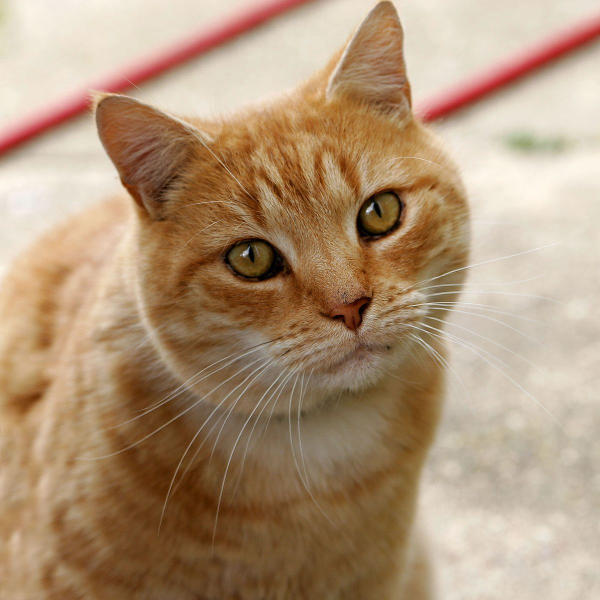
#> input picture data/cat.jpg, 1200 x 1199 px, found by its file name (shown at 1/2 size)
$ jupyter execute --allow-errors Lab1_Basic_Image_Processing.ipynb   (shell and % lines are left out)
#> lines starting #> are read from the running program, lines starting #| are printed output that depends on the picture; after the words box and inside, x2 and y2 are one past the last pixel; in counts of white or black regions, pixels touching at a corner belong together
# Getting started with OpenCV
OpenCV is the most widely used framework for computer vision tasks. It supports a wide variety of algorithms related to computer vision and machine learning and it is expanding day-by-day.

The purpose if this exercise is for you to get some hands-on experience with OpenCV by solving some basic image processing tasks.

The best place to start is here: https://opencv24-python-tutorials.readthedocs.io/en/latest/py_tutorials/py_tutorials.html

## Mount your Google Drive
Make a copy of this notebook in your Google Drive. And yes, you need to mount your Drive every time you start working on a notebook.

[cell 1]
from google.colab import drive
drive.mount('/content/gdrive')

## Task 1 - Core operations
You will learn some basic operations with OpenCV.

First, lets download an image to work on:

[cell 2]
import urllib.request

url = "https://github.com/klaverhenrik/Deep-Learning-for-Visual-Recognition-2021/raw/main/data/cat.jpg"
urllib.request.urlretrieve(url,'/content/gdrive/My Drive/cat.jpg')

# Check that the file is in your Drive

[cell 3]
import cv2
import numpy as np
import matplotlib.pyplot as plt

### Task 1.1
Load the image from your Drive using OpenCV's imread function (not Pillow!).

Then display the image using Matplotlib (OpenCV's imshow function will not work in a notebook)

#> (a cell that did not finish here is left out)

### Questions 1.1
1. What is the size of the image?
2. How many color channels does it have?
3. Why do the colors look so weird?

### Tasks 1.2
Run this piece of code:

#> (a cell that did not finish here is left out)

### Questions 1.2
1. What just happened?

### Task 1.3
Let's do some pixel operations:

(Need help? OpenCV images are simply Numpy arrays. Look under indexing in the Numpy tutorial: https://github.com/klaverhenrik/Deep-Learning-for-Visual-Recognition-2021/blob/main/Lab1_Tutorial.ipynb)

#> (a cell that did not finish here is left out)

### Questions 1.3
1. Where is the origin of the image coordinate system?
2. What is the direction of the first coordinate/axis?
3. What is the direction of the second coordinate/axis?
4. Oh, and what does the function cv2.cvtColor do?

## Task 2
You will learn some basic image processing.

Where to find inspiration:
* https://opencv24-python-tutorials.readthedocs.io/en/latest/py_tutorials/py_core/py_basic_ops/py_basic_ops.html#basic-ops
* https://opencv24-python-tutorials.readthedocs.io/en/latest/py_tutorials/py_imgproc/py_colorspaces/py_colorspaces.html
* https://opencv24-python-tutorials.readthedocs.io/en/latest/py_tutorials/py_imgproc/py_thresholding/py_thresholding.html
* https://opencv24-python-tutorials.readthedocs.io/en/latest/py_tutorials/py_imgproc/py_geometric_transformations/py_geometric_transformations.html
* https://opencv24-python-tutorials.readthedocs.io/en/latest/py_tutorials/py_imgproc/py_contours/py_table_of_contents_contours/py_table_of_contents_contours.html

### Task 2.1
Lets do some simple geometric transformations of the cat image:

[cell 7]
#Reload cat image
img = cv2.imread('/content/gdrive/My Drive/cat.jpg')
#> img is the input picture: shape (1199, 1200, 3); mean B, G, R 120.7, 148.8, 175.9

# Convert to grayscale
img = cv2.cvtColor(img, cv2.COLOR_BGR2GRAY)
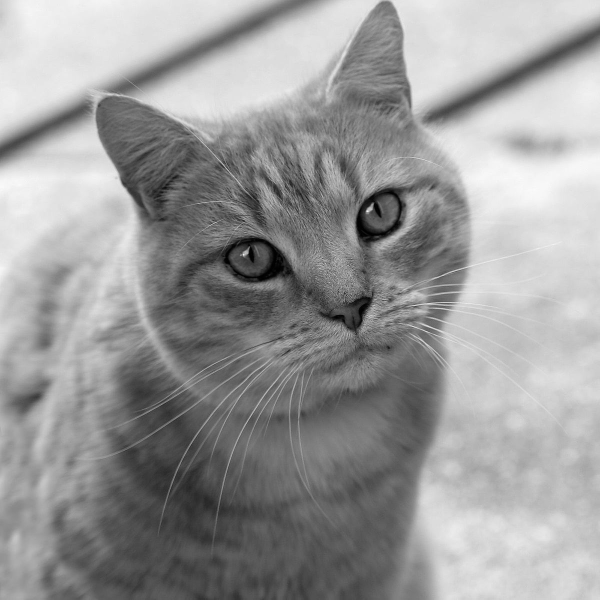
#> img: shape (1199, 1200) (shown at 1/2 size); min 0, max 255, mean 153.7

# Resize img to size 100 by 100
#img = <your code goes here>

# Now, rotate the resized image 35 degrees counter clockwise
angle = 35
rows,cols = img.shape
#> rows = 1199; cols = 1200
M = cv2.getRotationMatrix2D((cols/2,rows/2),angle,1)
img = cv2.warpAffine(img,M,(cols,rows))
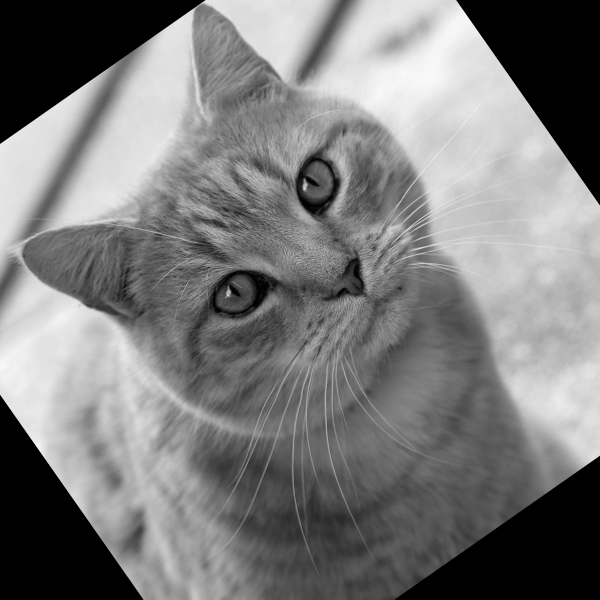
#> img: shape (1199, 1200) (shown at 1/2 size); min 0, max 250, mean 123.4

# Display
plt.imshow(img, cmap='gray')

### Questions 2.1
1. How would you use cv2.resize to scale the image to half the original size?
2. What do you think the matrix M does? Hint: See [here](https://opencv24-python-tutorials.readthedocs.io/en/latest/py_tutorials/py_imgproc/py_geometric_transformations/py_geometric_transformations.html)
3. What happens if you delete cmap='gray' in plt.imshow?

### Task 2.2
Let's try another image:

[cell 8]
import urllib.request

url = "https://github.com/klaverhenrik/Deep-Learning-for-Visual-Recognition-2021/raw/main/data/sudoku.jpg"
urllib.request.urlretrieve(url,'/content/gdrive/My Drive/sudoku.jpg')

# Check that the file is in your Drive

Display the image:

[cell 9]
# Load sudoku image
img = cv2.imread('/content/gdrive/My Drive/sudoku.jpg')
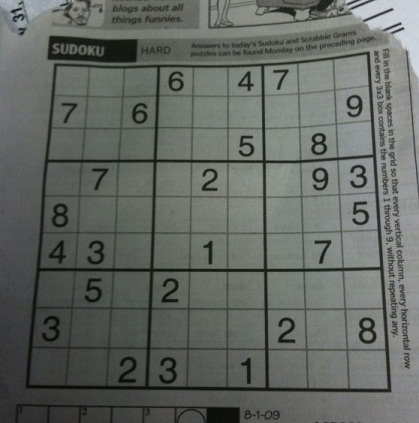
#> input picture data/sudoku.jpg, 419 x 423 px, found by its file name
#> img is the input picture: shape (423, 419, 3); mean B, G, R 98.9, 103.6, 99.4

# Convert to grayscale
img = cv2.cvtColor(img, cv2.COLOR_BGR2GRAY)
#> img: shape (423, 419)

# Display
plt.imshow(img, cmap='gray')

Do some magic!

[cell 10]
rows,cols = img.shape
#> rows = 423; cols = 419

pts1 = np.float32([[56,65],[368,52],[28,387],[389,390]])
pts2 = np.float32([[0,0],[300,0],[0,300],[300,300]])

M = cv2.getPerspectiveTransform(pts1,pts2)

img_aligned = cv2.warpPerspective(img,M,(300,300))

plt.subplot(121),plt.imshow(img,cmap='gray'),plt.title('Input')
plt.subplot(122),plt.imshow(img_aligned,cmap='gray'),plt.title('Output')

### Questions 2.2
1. Can you figure out how the coordinates ``pts1`` were selected?
2. What does the transform ``warpPerspective`` do?

### Task 2.3
Suppose, you wanted to detect and recognize the individual numbers from the cells on the sudoku field. A first step towards achieving this could be to

1. make the image binary, such that pixels are either black or white
2. group black pixels into connected clusters (also called connected components)
3. recognize digits by performing some sort of template matching on each component against a database of digits

The first step is called thresholding:

[cell 11]
ret,thresh1 = cv2.threshold(img_aligned,100,255,cv2.THRESH_BINARY)
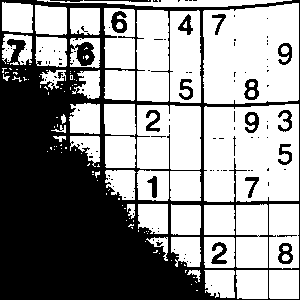
#> thresh1: shape (300, 300); 57.3% white; 119 black regions (99 under 20 px), largest, box (x1, y1, x2, y2) and area: (0, 0, 300, 300) 35737, (111, 11, 127, 33) 220, (211, 242, 227, 264) 189
thresh2 = cv2.adaptiveThreshold(img_aligned,255,cv2.ADAPTIVE_THRESH_MEAN_C,cv2.THRESH_BINARY,11,7)
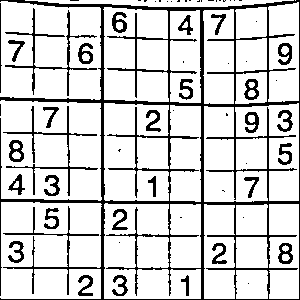
#> thresh2: shape (300, 300); 82.6% white; 64 black regions (34 under 20 px), largest, box (x1, y1, x2, y2) and area: (0, 0, 300, 300) 10282, (5, 8, 97, 96) 708, (3, 106, 98, 196) 679
plt.subplot(121),plt.imshow(thresh1,cmap='gray'),plt.title('thresh1')
plt.subplot(122),plt.imshow(thresh2,cmap='gray'),plt.title('thresh2')

### Questions 2.3
1. Explain how thresh1 is calculated
2. Explain how thresh2 is calculated

### Task 2.4
We can use OpenCV findContours to find alle the connected components in a binary image. The algorithm looks for connected white pixels that are connected, so we first have to invert the binary image:

[cell 12]
thresh2_inv = cv2.bitwise_not(thresh2)
#> thresh2_inv: shape (300, 300); 17.4% white; 64 white regions (34 under 20 px)
plt.imshow(thresh2_inv,cmap='gray')

Next, let's run findContours and look at the output:

[cell 13]
contours, hierarchy = cv2.findContours(thresh2_inv,cv2.RETR_TREE,cv2.CHAIN_APPROX_SIMPLE)
#> contours = 98 contours, 35 with area under 20; largest, box (x1, y1, x2, y2) and area: (0, 0, 300, 300) 59122, (103, 202, 202, 300) 6008, (103, 102, 170, 202) 5130, (102, 6, 170, 103) 4845, (234, 102, 300, 202) 3974

drawing_contours = np.zeros((img_aligned.shape[0],img_aligned.shape[1],3),dtype=np.uint8)
drawing_contours = cv2.drawContours(drawing_contours, contours, -1, (255,255,255), 1)
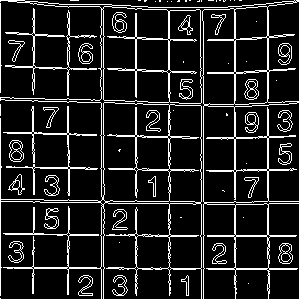
#> drawing_contours: shape (300, 300, 3); 13.2% white in thin lines or dots

drawning_boxes = cv2.cvtColor(img_aligned,cv2.COLOR_GRAY2BGR)
for cnt in contours:
  x,y,w,h = cv2.boundingRect(cnt)
  drawning_boxes = cv2.rectangle(drawning_boxes,(x,y),(x+w,y+h),(0,255,0),2)
#> this loop made 98 passes
#> (x, y, w, h) on passes 1, 2, 3, 4, 5, 6, 7, 8, 9, 10, 11, 13: (78, 275, 15, 21), (8, 241, 16, 22), (44, 208, 15, 21), (44, 175, 16, 21), (8, 174, 17, 21), (12, 180, 8, 9), (9, 140, 15, 22), (11, 150, 11, 10), (12, 142, 9, 8), (43, 107, 16, 21), (3, 106, 95, 90), (78, 43, 15, 21)
#> (cnt, x, y, w, h) on passes 12, 21, 25, 26, 27, 28: ([[0, 104], [0, 115]], 0, 104, 1, 12), ([[239, 0], [241, 0]], 239, 0, 3, 1), ([[219, 0], [220, 0]], 219, 0, 2, 1), ([[216, 0], [216, 1]], 216, 0, 1, 2), ([[208, 0], [213, 0]], 208, 0, 6, 1), ([[201, 0], [201, 1]], 201, 0, 1, 2)
#> pass 1, `drawning_boxes = cv2.rectangle(drawning_boxes,(x,y),(x+w,y+h),(0,255,0..`:
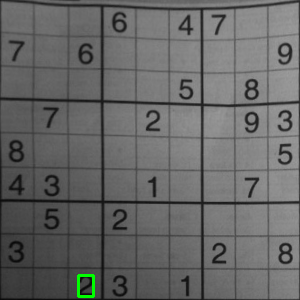
#> drawning_boxes: shape (300, 300, 3); mean B, G, R 102.2, 102.8, 102.2
#> after the loop:
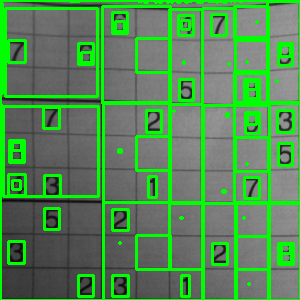
#> drawning_boxes: shape (300, 300, 3); mean B, G, R 83.3, 138.5, 83.3

plt.figure(figsize=(10,10))
plt.subplot(121); plt.imshow(drawing_contours,cmap='gray')
plt.subplot(122); plt.imshow(drawning_boxes,cmap='gray')

### Questions 2.4
``contours`` is a Python list of all the contours in the image.
1. How many contours are there?

### Task 2.5
Based on the output of findContours, see if you can generate a new image, containing just the numbers. You should remove the gridlines of the sudoku field, as well as noise.

## Task 3
You will learn about image gradients and smoothing.

Where to find inspiration:
* https://opencv24-python-tutorials.readthedocs.io/en/latest/py_tutorials/py_imgproc/py_gradients/py_gradients.html
* https://opencv24-python-tutorials.readthedocs.io/en/latest/py_tutorials/py_imgproc/py_filtering/py_filtering.html
* https://opencv24-python-tutorials.readthedocs.io/en/latest/py_tutorials/py_imgproc/py_canny/py_canny.html

Let's continue working on the sudoku image:

[cell 14]
# Load sudoku image
img = cv2.imread('/content/gdrive/My Drive/sudoku.jpg')

# Convert to grayscale
img = cv2.cvtColor(img, cv2.COLOR_BGR2GRAY)

# Display
plt.imshow(img, cmap='gray')

### Task 3.1
Recall that in vector calculus, the gradient is a multi-variable generalization of the derivative. Thinking of an image as a 2D function, the gradient at each position (pixel) indicates how much the intensity varies along the X- and Y-direction.

A simple way to approximate the derivate along X and Y is to simply take pixel differences:

[cell 15]
# First convert to float and normalize intensities to range 0.0 to 1.0
img_float = img.astype(np.float32) / 255.

# Approximate derivate along X
Ix = np.diff(img_float, axis=1)

# Approximate derivate along Y
Iy = np.diff(img_float, axis=0)

plt.figure(figsize=(12,12))
plt.subplot(121);
plt.imshow(Ix,cmap='gray',vmin=-0.5,vmax=0.5), plt.title('Ix: Derivate along X')
plt.subplot(122);
plt.imshow(Iy,cmap='gray',vmin=-0.5,vmax=0.5), plt.title('Iy: Derivate along Y')

Plot image intensities (img_float) and derivate (Ix) along row 200.

Also, display Ix again but this time with amplified intensities (using vmin and vmax).

[cell 16]
plt.figure(figsize=(12,12))
plt.subplot(211); plt.plot(img_float[200,:]); plt.plot(Ix[200,:]), plt.legend(('Image intenstities','Derivate'))
plt.subplot(212); plt.imshow(Ix,cmap='gray',vmin=-0.05,vmax=0.05)
#> figure, not shown here; panel 1: curve peaks at x = 414, y = 0.612; panel 1: curve peaks at x = 378, y = 0.278

### Questions 3.1
1. Explain what you see in the two images above (Ix and Iy)?
2. What is the difference between the two images?
3. Explain what you see in the plot of Ix along row 200 and amplified Ix image? Why is the image so noisy?

### Task 3.2
Let's try to smoothen the input image and then recalculate the gradients:

[cell 17]
kernel = np.ones((5,5),np.float32)/25
img_float_smoothed = cv2.filter2D(img_float,-1,kernel)

# Approximate derivate along X
Ix = np.diff(img_float_smoothed, axis=1)

# Approximate derivate along Y
Iy = np.diff(img_float_smoothed, axis=0)
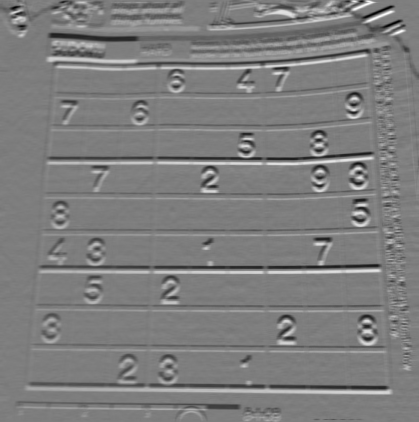
#> Iy: shape (422, 419) float32; min -0.108, max 0.109, mean -0.000498; drawn with min black and max white

plt.figure(figsize=(12,12))
plt.subplot(221);
plt.imshow(img_float,cmap='gray'), plt.title('Original image')
plt.subplot(222);
plt.imshow(img_float_smoothed,cmap='gray'), plt.title('Smoothed image')
plt.subplot(223);
plt.imshow(Ix,cmap='gray',vmin=-0.5,vmax=0.5), plt.title('Ix: Derivate along X')
plt.subplot(224);
plt.imshow(Iy,cmap='gray',vmin=-0.5,vmax=0.5), plt.title('Iy: Derivate along Y')

[cell 18]
plt.figure(figsize=(12,12))
plt.subplot(211); plt.plot(img_float_smoothed[200,:]); plt.plot(Ix[200,:]), plt.legend(('Image intenstities','Derivate'))
plt.subplot(212); plt.imshow(Ix,cmap='gray',vmin=-0.05,vmax=0.05)
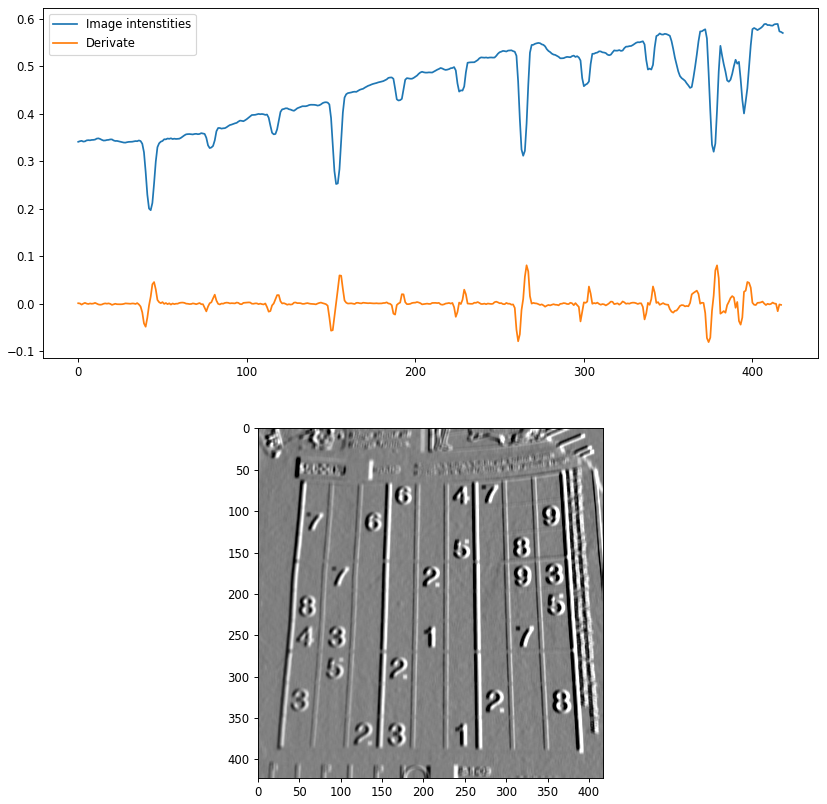
#> figure drawn by matplotlib, 2 panels; panel 1: curve peaks at x = 408, y = 0.589; panel 1: curve peaks at x = 266, y = 0.0811
